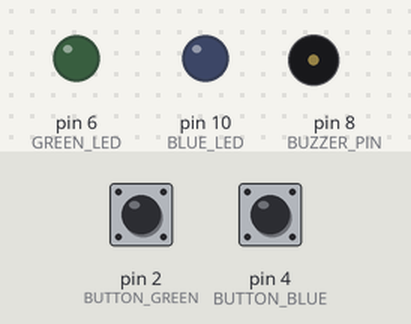
The sketch below on a simulated Arduino Uno, built with avr-gcc and run on an emulated ATmega328P. On the bench: output pins drawn as LEDs (lit = HIGH), buzzer (waves = sounding). The test bench sets the inputs (shaded band); at power-on: pin 2 (BUTTON_GREEN) HIGH, pin 4 (BUTTON_BLUE) HIGH.

Above: at 1.2 s.
1.3 s: pin 2 (BUTTON_GREEN) pulled LOW for 0.15 s
At 3.5 s:
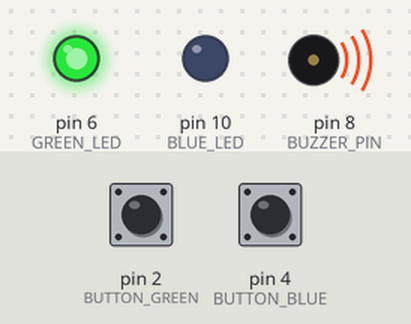
At 6.42 s:
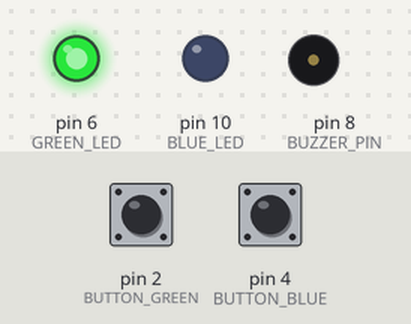
Timing chart, 0 to 10.3 s (numbered marks = the images above; inputs shaded):
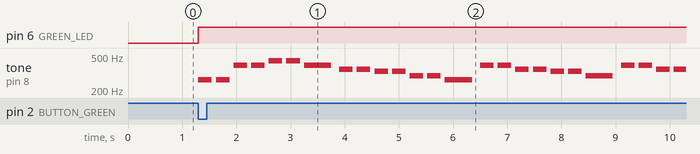

Measured:
- after the input at 1.3 s, pin 6 (GREEN_LED): LOW → HIGH at once; tone on pin 8 (BUZZER_PIN): plays 262 Hz for 0.25 s, 262 Hz for 0.25 s, 392 Hz for 0.25 s, 392 Hz for 0.25 s, 440 Hz for 0.25 s, 440 Hz for 0.25 s … (25 notes in this stretch), starting at once

The sketch:

MelodyButtons.ino
```cpp
#include "pitches.h"
const int GREEN_LED = 6;
const int BLUE_LED = 10;
const int BUZZER_PIN = 8;
const int BUTTON_GREEN = 2;
const int BUTTON_BLUE = 4;

//Melody 1. (Oda do radosci - Beethoven)
int melody1[] = {
  NOTE_E4, NOTE_E4, NOTE_F4, NOTE_G4,
  NOTE_G4, NOTE_F4, NOTE_E4, NOTE_D4,
  NOTE_C4, NOTE_C4, NOTE_D4, NOTE_E4,
  NOTE_E4, NOTE_D4, NOTE_D4,

  NOTE_E4, NOTE_E4, NOTE_F4, NOTE_G4,
  NOTE_G4, NOTE_F4, NOTE_E4, NOTE_D4,
  NOTE_C4, NOTE_C4, NOTE_D4, NOTE_E4,
  NOTE_D4, NOTE_C4, NOTE_C4
};

int durations1[] = {
  4, 4, 4, 4,
  4, 4, 4, 4,
  4, 4, 4, 4,
  4, 8, 2,

  4, 4, 4, 4,
  4, 4, 4, 4,
  4, 4, 4, 4,
  4, 8, 2
};

  void playMelody1(){
  int size = sizeof(durations1) / sizeof(int);
  for (int note = 0; note < size; note++) {
    int duration1 = 1000 / durations1[note];
    tone(BUZZER_PIN, melody1[note], duration1);


    int pauseBetweenNotes = duration1 * 1.30;
    delay(pauseBetweenNotes);

    noTone(BUZZER_PIN);
    }
  }

//Melody 2. (Twinkle Twinkle Little Star)
int melody2[] = {
  NOTE_C4, NOTE_C4, NOTE_G4, NOTE_G4, NOTE_A4, NOTE_A4, NOTE_G4,
  NOTE_F4, NOTE_F4, NOTE_E4, NOTE_E4, NOTE_D4, NOTE_D4, NOTE_C4,

  NOTE_G4, NOTE_G4, NOTE_F4, NOTE_F4, NOTE_E4, NOTE_E4, NOTE_D4,
  NOTE_G4, NOTE_G4, NOTE_F4, NOTE_F4, NOTE_E4, NOTE_E4, NOTE_D4,

  NOTE_C4, NOTE_C4, NOTE_G4, NOTE_G4, NOTE_A4, NOTE_A4, NOTE_G4,
  NOTE_F4, NOTE_F4, NOTE_E4, NOTE_E4, NOTE_D4, NOTE_D4, NOTE_C4
};

int durations2[] = {
  4, 4, 4, 4, 4, 4, 2,
  4, 4, 4, 4, 4, 4, 2,

  4, 4, 4, 4, 4, 4, 2,
  4, 4, 4, 4, 4, 4, 2,

  4, 4, 4, 4, 4, 4, 2,
  4, 4, 4, 4, 4, 4, 2
};

void playMelody2(){
  int size = sizeof(durations2) / sizeof(int);

  for (int note = 0; note < size; note++) {

    int duration2 = 1000 / durations2[note];
    tone(BUZZER_PIN, melody2[note], duration2);

    int pauseBetweenNotes = duration2 * 1.30;
    delay(pauseBetweenNotes);

    noTone(BUZZER_PIN);
  }
}

//components

void setup()
{
  pinMode(BLUE_LED, OUTPUT);
  pinMode(BUTTON_BLUE, INPUT_PULLUP);
  pinMode(BUZZER_PIN, OUTPUT);
  pinMode(BUTTON_GREEN, INPUT_PULLUP);
  pinMode(GREEN_LED, OUTPUT);
}

void loop(){
  if (digitalRead(BUTTON_BLUE) == LOW){
  digitalWrite(BLUE_LED, HIGH);
  playMelody1();
  digitalWrite(BLUE_LED, LOW);
  }
  if (digitalRead(BUTTON_GREEN) == LOW){
    digitalWrite(GREEN_LED, HIGH);
    playMelody2();
    digitalWrite(GREEN_LED, LOW);
  }
}
```

pitches.h
```cpp
/**
 * pitches.h - note name -> frequency in Hz (equal temperament, A4 = 440 Hz).
 * REST = 0 means silence.
 */
#pragma once

#define REST 0

#define NOTE_B0   31
#define NOTE_C1   33
#define NOTE_CS1  35
#define NOTE_D1   37
#define NOTE_DS1  39
#define NOTE_E1   41
#define NOTE_F1   44
#define NOTE_FS1  46
#define NOTE_G1   49
#define NOTE_GS1  52
#define NOTE_A1   55
#define NOTE_AS1  58
#define NOTE_B1   62
#define NOTE_C2   65
#define NOTE_CS2  69
#define NOTE_D2   73
#define NOTE_DS2  78
#define NOTE_E2   82
#define NOTE_F2   87
#define NOTE_FS2  93
#define NOTE_G2   98
#define NOTE_GS2  104
#define NOTE_A2   110
#define NOTE_AS2  117
#define NOTE_B2   123
#define NOTE_C3   131
#define NOTE_CS3  139
#define NOTE_D3   147
#define NOTE_DS3  156
#define NOTE_E3   165
#define NOTE_F3   175
#define NOTE_FS3  185
#define NOTE_G3   196
#define NOTE_GS3  208
#define NOTE_A3   220
#define NOTE_AS3  233
#define NOTE_B3   247
#define NOTE_C4   262
#define NOTE_CS4  277
#define NOTE_D4   294
#define NOTE_DS4  311
#define NOTE_E4   330
#define NOTE_F4   349
#define NOTE_FS4  370
#define NOTE_G4   392
#define NOTE_GS4  415
#define NOTE_A4   440
#define NOTE_AS4  466
#define NOTE_B4   494
#define NOTE_C5   523
#define NOTE_CS5  554
#define NOTE_D5   587
#define NOTE_DS5  622
#define NOTE_E5   659
#define NOTE_F5   698
#define NOTE_FS5  740
#define NOTE_G5   784
#define NOTE_GS5  831
#define NOTE_A5   880
#define NOTE_AS5  932
#define NOTE_B5   988
#define NOTE_C6   1047
#define NOTE_CS6  1109
#define NOTE_D6   1175
#define NOTE_DS6  1245
#define NOTE_E6   1319
#define NOTE_F6   1397
#define NOTE_FS6  1480
#define NOTE_G6   1568
#define NOTE_GS6  1661
#define NOTE_A6   1760
#define NOTE_AS6  1865
#define NOTE_B6   1976
#define NOTE_C7   2093
#define NOTE_CS7  2217
#define NOTE_D7   2349
#define NOTE_DS7  2489
#define NOTE_E7   2637
#define NOTE_F7   2794
#define NOTE_FS7  2960
#define NOTE_G7   3136
#define NOTE_GS7  3322
#define NOTE_A7   3520
#define NOTE_AS7  3729
#define NOTE_B7   3951
#define NOTE_C8   4186
#define NOTE_CS8  4435
#define NOTE_D8   4699
#define NOTE_DS8  4978
```
